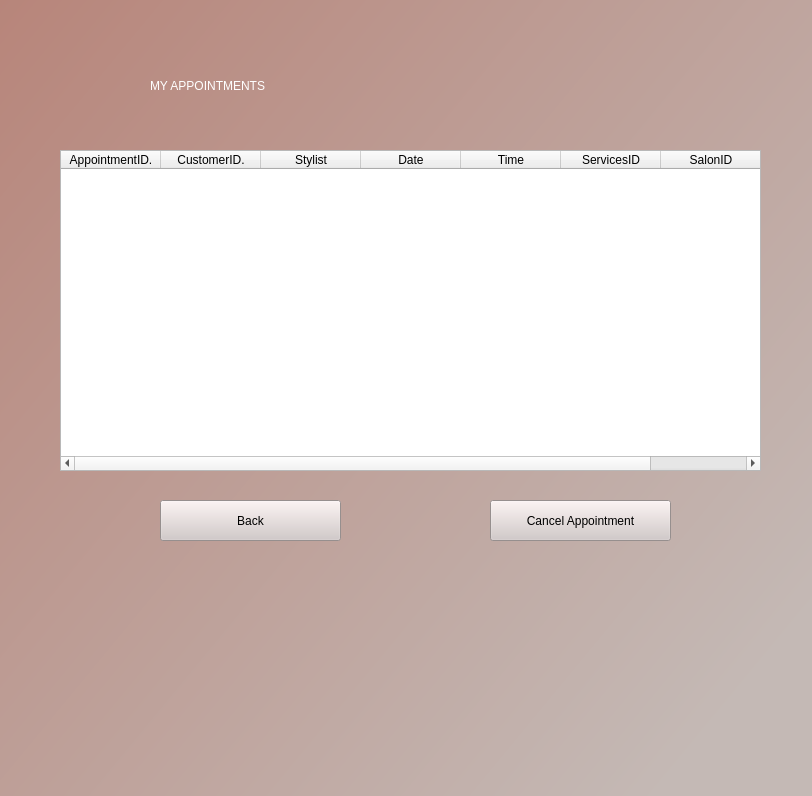
<?xml version="1.0" encoding="UTF-8"?>
<ui version="4.0">
 <class>Form</class>
 <widget class="QWidget" name="Form">
  <property name="geometry">
   <rect>
    <x>0</x>
    <y>0</y>
    <width>812</width>
    <height>796</height>
   </rect>
  </property>
  <property name="windowTitle">
   <string>Form</string>
  </property>
  <widget class="QLabel" name="label">
   <property name="geometry">
    <rect>
     <x>-10</x>
     <y>-20</y>
     <width>831</width>
     <height>831</height>
    </rect>
   </property>
   <property name="styleSheet">
    <string notr="true">background-color: qlineargradient(spread:pad, x1:0, y1:0, x2:0.96, y2:0.789773, stop:0 rgba(183, 132, 121, 255), stop:1 rgba(196, 185, 181, 255));</string>
   </property>
   <property name="text">
    <string/>
   </property>
  </widget>
  <widget class="QLabel" name="label_2">
   <property name="geometry">
    <rect>
     <x>150</x>
     <y>40</y>
     <width>581</width>
     <height>91</height>
    </rect>
   </property>
   <property name="styleSheet">
    <string notr="true">font: 63 48pt &quot;Bahnschrift SemiBold Condensed&quot;;color:rgb(255, 255, 255)</string>
   </property>
   <property name="text">
    <string>MY APPOINTMENTS</string>
   </property>
  </widget>
  <widget class="QTableWidget" name="appointment">
   <property name="geometry">
    <rect>
     <x>60</x>
     <y>150</y>
     <width>701</width>
     <height>321</height>
    </rect>
   </property>
   <column>
    <property name="text">
     <string>AppointmentID.</string>
    </property>
   </column>
   <column>
    <property name="text">
     <string>CustomerID.</string>
    </property>
   </column>
   <column>
    <property name="text">
     <string>Stylist</string>
    </property>
   </column>
   <column>
    <property name="text">
     <string>Date</string>
    </property>
   </column>
   <column>
    <property name="text">
     <string>Time</string>
    </property>
   </column>
   <column>
    <property name="text">
     <string>ServicesID</string>
    </property>
   </column>
   <column>
    <property name="text">
     <string>SalonID</string>
    </property>
   </column>
  </widget>
  <widget class="QPushButton" name="cancel">
   <property name="geometry">
    <rect>
     <x>490</x>
     <y>500</y>
     <width>181</width>
     <height>41</height>
    </rect>
   </property>
   <property name="styleSheet">
    <string notr="true">background-color: rgb(210, 200, 199);
font: 25 11pt &quot;Segoe UI Light&quot;;</string>
   </property>
   <property name="text">
    <string>Cancel Appointment</string>
   </property>
  </widget>
  <widget class="QPushButton" name="cancel_2">
   <property name="geometry">
    <rect>
     <x>160</x>
     <y>500</y>
     <width>181</width>
     <height>41</height>
    </rect>
   </property>
   <property name="styleSheet">
    <string notr="true">background-color: rgb(210, 200, 199);
font: 25 11pt &quot;Segoe UI Light&quot;;</string>
   </property>
   <property name="text">
    <string>Back</string>
   </property>
  </widget>
 </widget>
 <resources/>
 <connections/>
</ui>
